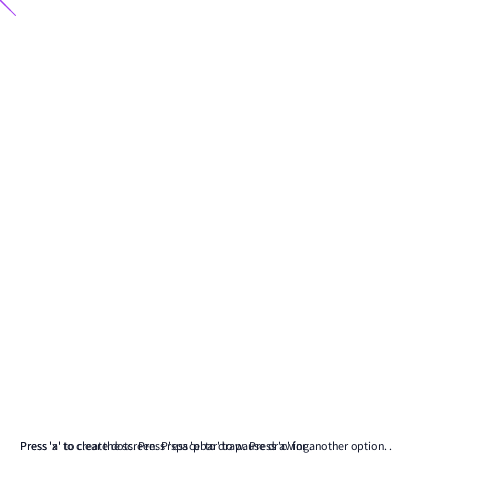
Frame 1 (no input)
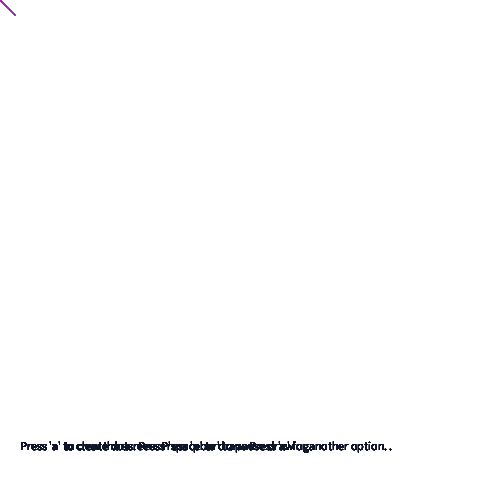
Frame 60 (the mouse pressed at the canvas centre just before this capture)
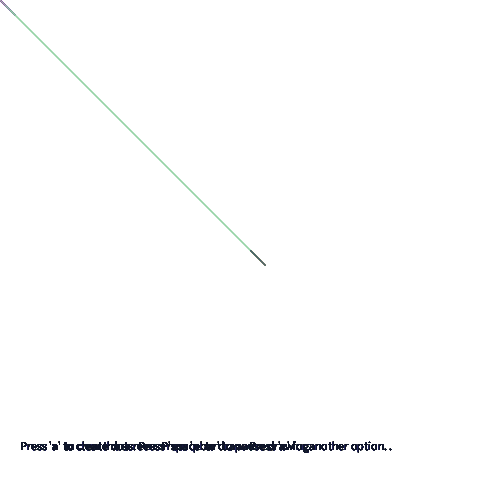
Frame 120 (the mouse held since frame 60 and released just before this capture)

The Processing sketch that drew these frames (run headless with seeded random() and noise(); from frame 60 on, the mouse is pressed at the canvas centre):

// Processing sketch: processing_37289
// ── processing_37289.pde

void setup()
{
size(500,500);
smooth();
 background(255,255,255);
}

void draw ()
{
  

  stroke(random(255),random(255),random(255));
  line(pmouseX,pmouseY,mouseX,mouseY);
  line(pmouseX+5,pmouseY+5,mouseX,mouseY);
  line(pmouseX+10,pmouseY+10,mouseX,mouseY);
  line(pmouseX+15,pmouseY+15,mouseX,mouseY);

  if (key=='x')
  {
     background(255,255,255);
  }
  if (key=='p')
  {
  stroke(random(255),random(255),random(255));
  line(pmouseX,pmouseY,mouseX,mouseY);
  line(pmouseX+5,pmouseY+5,mouseX,mouseY);
  line(pmouseX+10,pmouseY+10,mouseX,mouseY);
  line(pmouseX+15,pmouseY+15,mouseX,mouseY);
  }
  fill(15,21,41);
  text("Press 'x' to clear the screen. Press 'p' to draw. Press 'c' for another option. .",20,450);
  text("Press 'a' to create dots. Press 'spacebar' to pause drawing.",20,450);
 if (key=='c')
  {
  stroke(random(255),random(255),random(255));
  line(pmouseX,pmouseY,mouseX,mouseY);
  line(pmouseX+random(25,255),pmouseY+random(25,255),mouseX+random(25,255),mouseY+random(25,255));
  line(pmouseX+random(25,255),pmouseY+random(25,255),mouseX+random(25,255),mouseY+random(25,255));
  line(pmouseX+random(25,255),pmouseY+random(25,255),mouseX+random(25,255),mouseY+random(25,255));
  }
  if (key=='a')
  {
   ellipse(mouseX+random(25,255),mouseY+random(25,255),20,20);
  }
}
